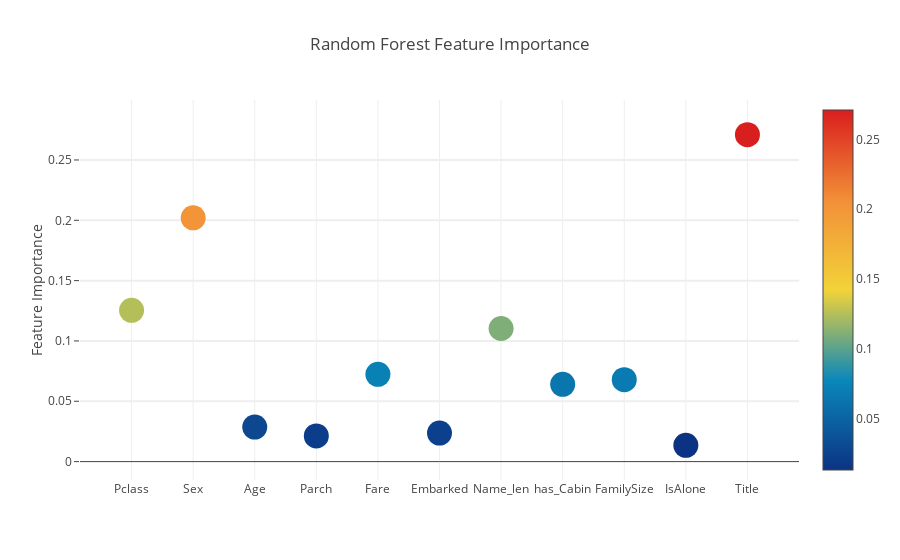
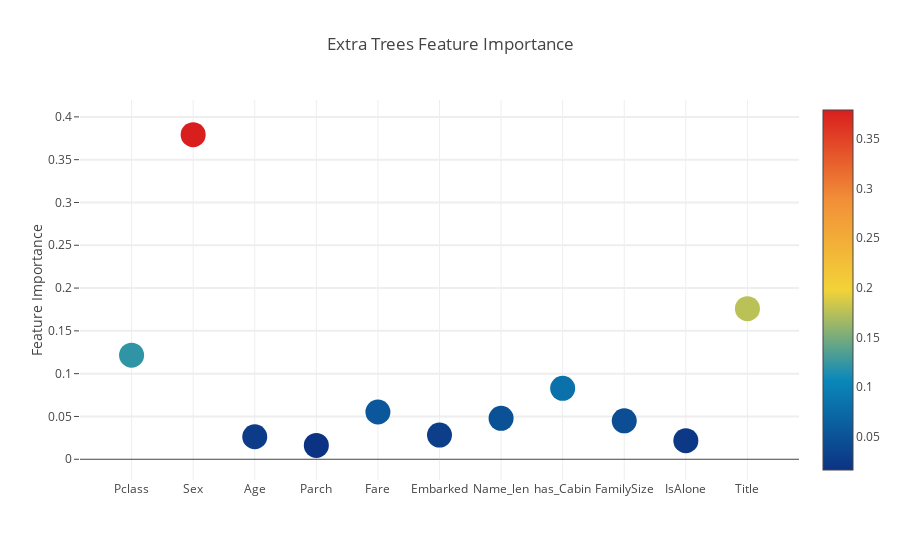
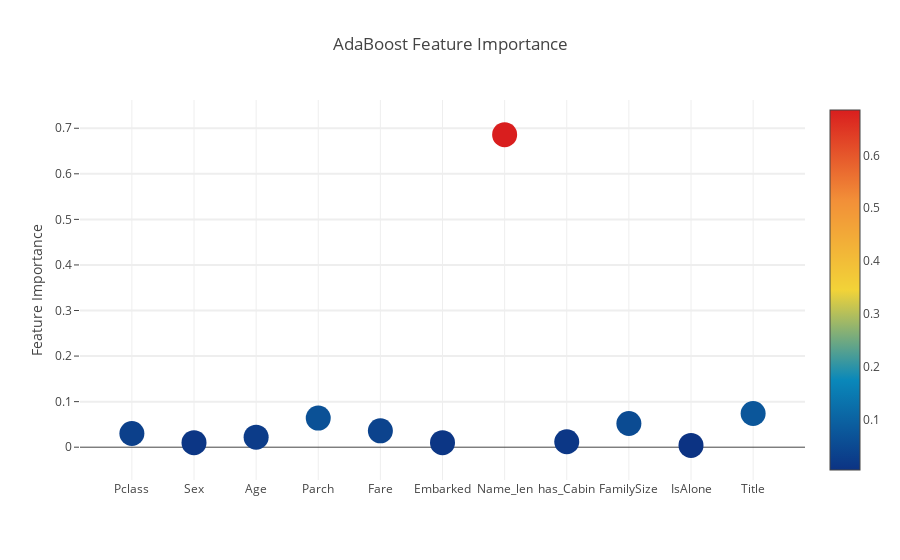
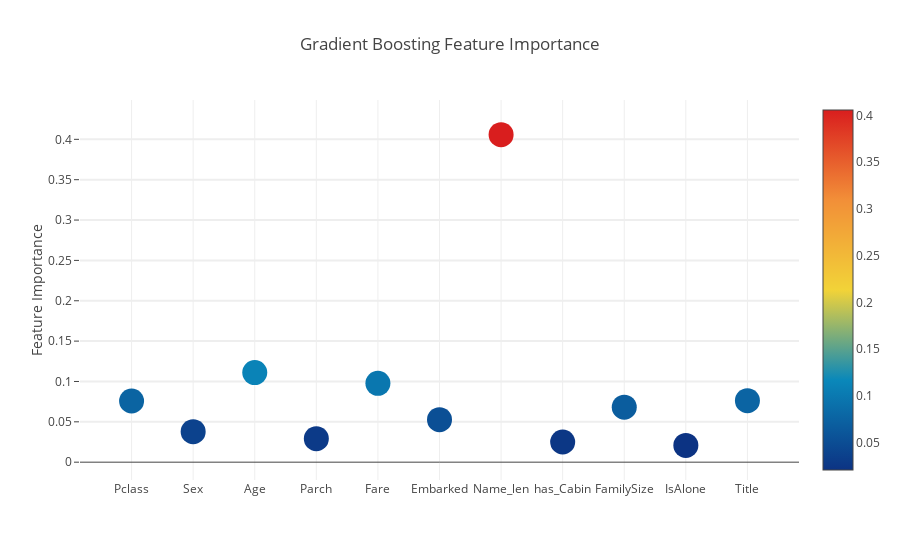

Here is the notebook cell these charts were saved with, in order:
### Code cell
# 把各个特征的重要性用点图表示出来
trace = go.Scatter(
    y = feature_dataframe['Random Forest feature importances'].values,
    x = feature_dataframe['features'].values,
    mode='markers',
    marker=dict(
        sizemode = 'diameter',
        sizeref = 1,
        size = 25,
#       size= feature_dataframe['AdaBoost feature importances'].values,
        #color = np.random.randn(500), #set color equal to a variable
        color = feature_dataframe['Random Forest feature importances'].values,
        colorscale='Portland',
        showscale=True
    ),
    text = feature_dataframe['features'].values
)
data = [trace]

layout= go.Layout(
    autosize= True,
    title= 'Random Forest Feature Importance',
    hovermode= 'closest',
#     xaxis= dict(
#         title= 'Pop',
#         ticklen= 5,
#         zeroline= False,
#         gridwidth= 2,
#     ),
    yaxis=dict(
        title= 'Feature Importance',
        ticklen= 5,
        gridwidth= 2
    ),
    showlegend= False
)
fig = go.Figure(data=data, layout=layout)
py.iplot(fig,filename='scatter2010')

# Scatter plot 
trace = go.Scatter(
    y = feature_dataframe['Extra Trees  feature importances'].values,
    x = feature_dataframe['features'].values,
    mode='markers',
    marker=dict(
        sizemode = 'diameter',
        sizeref = 1,
        size = 25,
#       size= feature_dataframe['AdaBoost feature importances'].values,
        #color = np.random.randn(500), #set color equal to a variable
        color = feature_dataframe['Extra Trees  feature importances'].values,
        colorscale='Portland',
        showscale=True
    ),
    text = feature_dataframe['features'].values
)
data = [trace]

layout= go.Layout(
    autosize= True,
    title= 'Extra Trees Feature Importance',
    hovermode= 'closest',
#     xaxis= dict(
#         title= 'Pop',
#         ticklen= 5,
#         zeroline= False,
#         gridwidth= 2,
#     ),
    yaxis=dict(
        title= 'Feature Importance',
        ticklen= 5,
        gridwidth= 2
    ),
    showlegend= False
)
fig = go.Figure(data=data, layout=layout)
py.iplot(fig,filename='scatter2010')

# Scatter plot 
trace = go.Scatter(
    y = feature_dataframe['AdaBoost feature importances'].values,
    x = feature_dataframe['features'].values,
    mode='markers',
    marker=dict(
        sizemode = 'diameter',
        sizeref = 1,
        size = 25,
#       size= feature_dataframe['AdaBoost feature importances'].values,
        #color = np.random.randn(500), #set color equal to a variable
        color = feature_dataframe['AdaBoost feature importances'].values,
        colorscale='Portland',
        showscale=True
    ),
    text = feature_dataframe['features'].values
)
data = [trace]

layout= go.Layout(
    autosize= True,
    title= 'AdaBoost Feature Importance',
    hovermode= 'closest',
#     xaxis= dict(
#         title= 'Pop',
#         ticklen= 5,
#         zeroline= False,
#         gridwidth= 2,
#     ),
    yaxis=dict(
        title= 'Feature Importance',
        ticklen= 5,
        gridwidth= 2
    ),
    showlegend= False
)
fig = go.Figure(data=data, layout=layout)
py.iplot(fig,filename='scatter2010')

# Scatter plot 
trace = go.Scatter(
    y = feature_dataframe['Gradient Boost feature importances'].values,
    x = feature_dataframe['features'].values,
    mode='markers',
    marker=dict(
        sizemode = 'diameter',
        sizeref = 1,
        size = 25,
#       size= feature_dataframe['AdaBoost feature importances'].values,
        #color = np.random.randn(500), #set color equal to a variable
        color = feature_dataframe['Gradient Boost feature importances'].values,
        colorscale='Portland',
        showscale=True
    ),
    text = feature_dataframe['features'].values
)
data = [trace]

layout= go.Layout(
    autosize= True,
    title= 'Gradient Boosting Feature Importance',
    hovermode= 'closest',
#     xaxis= dict(
#         title= 'Pop',
#         ticklen= 5,
#         zeroline= False,
#         gridwidth= 2,
#     ),
    yaxis=dict(
        title= 'Feature Importance',
        ticklen= 5,
        gridwidth= 2
    ),
    showlegend= False
)
fig = go.Figure(data=data, layout=layout)
py.iplot(fig,filename='scatter2010')

### Figure 1 — Plotly figure (JSON) as saved in the notebook; plotly's stock layout.template omitted (floating-point values rounded to 4 significant figures)
{"data": [{"marker": {"color": [0.1254, 0.2021, 0.0286, 0.02128, 0.07231, 0.02364, 0.1103, 0.06405, 0.0679, 0.01345, 0.271], "colorscale": "Portland", "showscale": true, "size": 25, "sizemode": "diameter", "sizeref": 1}, "mode": "markers", "text": ["Pclass", "Sex", "Age", "Parch", "Fare", "Embarked", "Name_len", "has_Cabin", "FamilySize", "IsAlone", "Title"], "type": "scatter", "x": ["Pclass", "Sex", "Age", "Parch", "Fare", "Embarked", "Name_len", "has_Cabin", "FamilySize", "IsAlone", "Title"], "y": [0.1254, 0.2021, 0.0286, 0.02128, 0.07231, 0.02364, 0.1103, 0.06405, 0.0679, 0.01345, 0.271]}], "layout": {"autosize": true, "hovermode": "closest", "showlegend": false, "title": "Random Forest Feature Importance", "yaxis": {"gridwidth": 2, "ticklen": 5, "title": "Feature Importance"}}}

### Figure 2 — Plotly figure (JSON) as saved in the notebook; plotly's stock layout.template omitted (floating-point values rounded to 4 significant figures)
{"data": [{"marker": {"color": [0.1216, 0.3793, 0.0263, 0.01621, 0.05518, 0.02826, 0.04784, 0.08282, 0.04488, 0.02172, 0.1759], "colorscale": "Portland", "showscale": true, "size": 25, "sizemode": "diameter", "sizeref": 1}, "mode": "markers", "text": ["Pclass", "Sex", "Age", "Parch", "Fare", "Embarked", "Name_len", "has_Cabin", "FamilySize", "IsAlone", "Title"], "type": "scatter", "x": ["Pclass", "Sex", "Age", "Parch", "Fare", "Embarked", "Name_len", "has_Cabin", "FamilySize", "IsAlone", "Title"], "y": [0.1216, 0.3793, 0.0263, 0.01621, 0.05518, 0.02826, 0.04784, 0.08282, 0.04488, 0.02172, 0.1759]}], "layout": {"autosize": true, "hovermode": "closest", "showlegend": false, "title": "Extra Trees Feature Importance", "yaxis": {"gridwidth": 2, "ticklen": 5, "title": "Feature Importance"}}}

### Figure 3 — Plotly figure (JSON) as saved in the notebook; plotly's stock layout.template omitted (floating-point values rounded to 4 significant figures)
{"data": [{"marker": {"color": [0.03, 0.01, 0.022, 0.064, 0.036, 0.01, 0.686, 0.012, 0.052, 0.004, 0.074], "colorscale": "Portland", "showscale": true, "size": 25, "sizemode": "diameter", "sizeref": 1}, "mode": "markers", "text": ["Pclass", "Sex", "Age", "Parch", "Fare", "Embarked", "Name_len", "has_Cabin", "FamilySize", "IsAlone", "Title"], "type": "scatter", "x": ["Pclass", "Sex", "Age", "Parch", "Fare", "Embarked", "Name_len", "has_Cabin", "FamilySize", "IsAlone", "Title"], "y": [0.03, 0.01, 0.022, 0.064, 0.036, 0.01, 0.686, 0.012, 0.052, 0.004, 0.074]}], "layout": {"autosize": true, "hovermode": "closest", "showlegend": false, "title": "AdaBoost Feature Importance", "yaxis": {"gridwidth": 2, "ticklen": 5, "title": "Feature Importance"}}}

### Figure 4 — Plotly figure (JSON) as saved in the notebook; plotly's stock layout.template omitted (floating-point values rounded to 4 significant figures)
{"data": [{"marker": {"color": [0.07584, 0.03781, 0.111, 0.02911, 0.09768, 0.05262, 0.4058, 0.02497, 0.06812, 0.02082, 0.0762], "colorscale": "Portland", "showscale": true, "size": 25, "sizemode": "diameter", "sizeref": 1}, "mode": "markers", "text": ["Pclass", "Sex", "Age", "Parch", "Fare", "Embarked", "Name_len", "has_Cabin", "FamilySize", "IsAlone", "Title"], "type": "scatter", "x": ["Pclass", "Sex", "Age", "Parch", "Fare", "Embarked", "Name_len", "has_Cabin", "FamilySize", "IsAlone", "Title"], "y": [0.07584, 0.03781, 0.111, 0.02911, 0.09768, 0.05262, 0.4058, 0.02497, 0.06812, 0.02082, 0.0762]}], "layout": {"autosize": true, "hovermode": "closest", "showlegend": false, "title": "Gradient Boosting Feature Importance", "yaxis": {"gridwidth": 2, "ticklen": 5, "title": "Feature Importance"}}}
